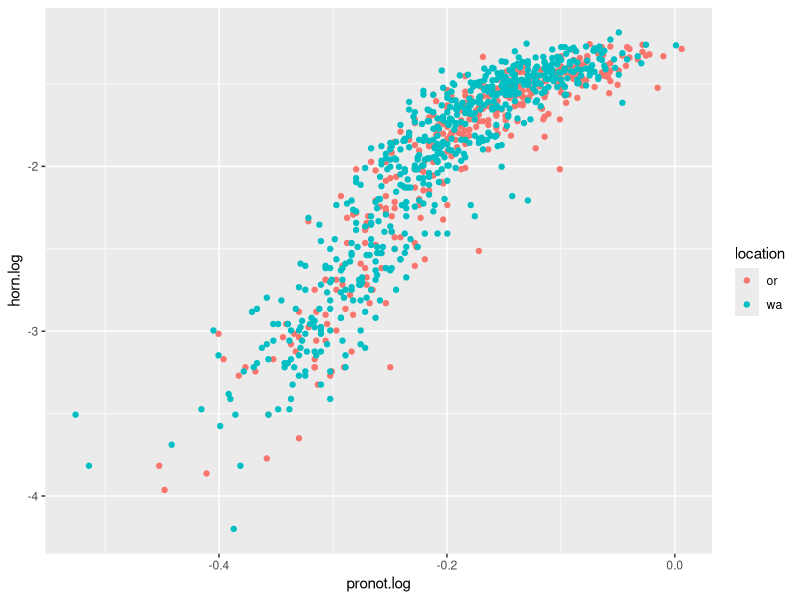
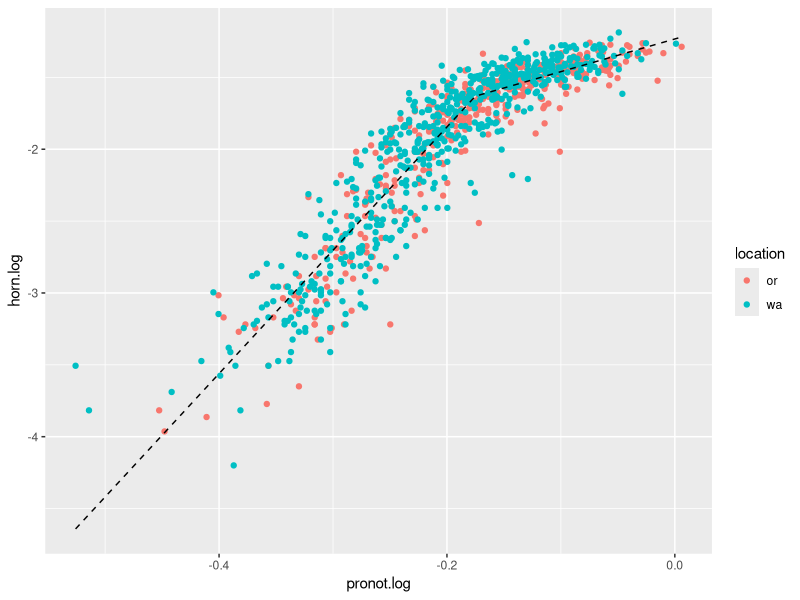
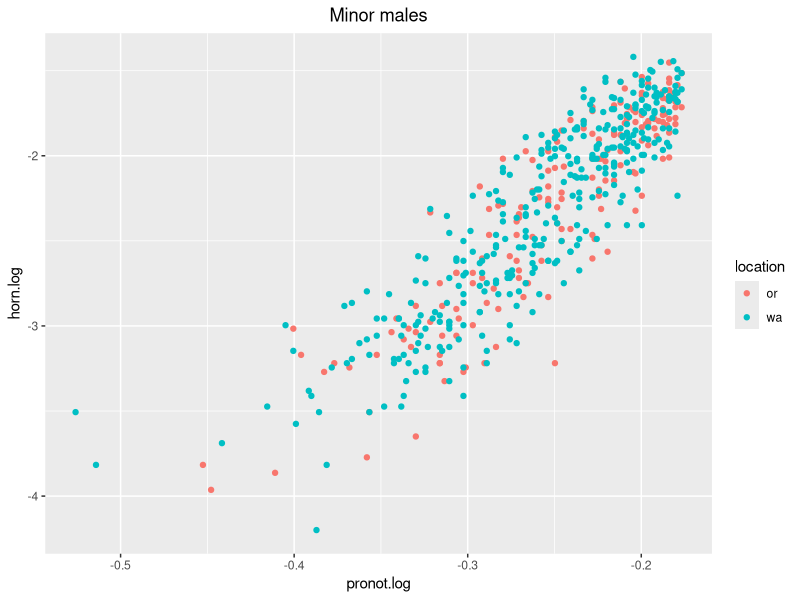
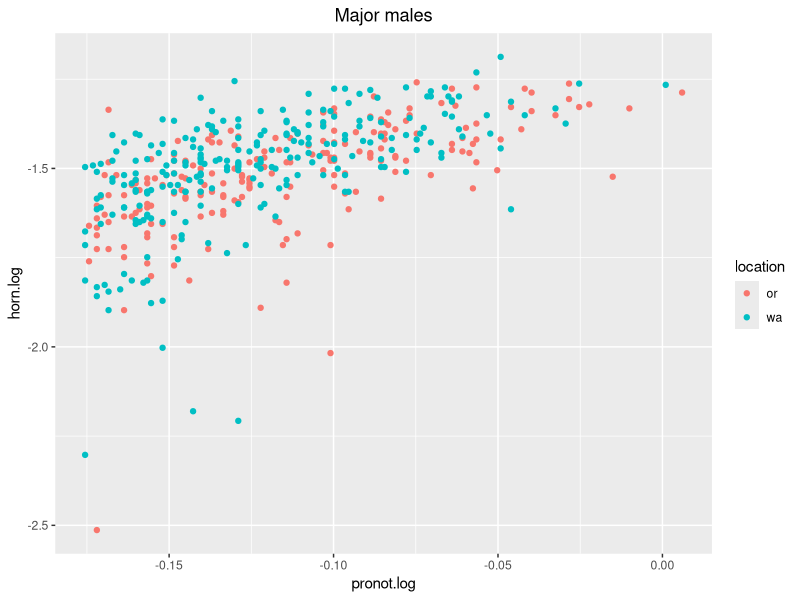
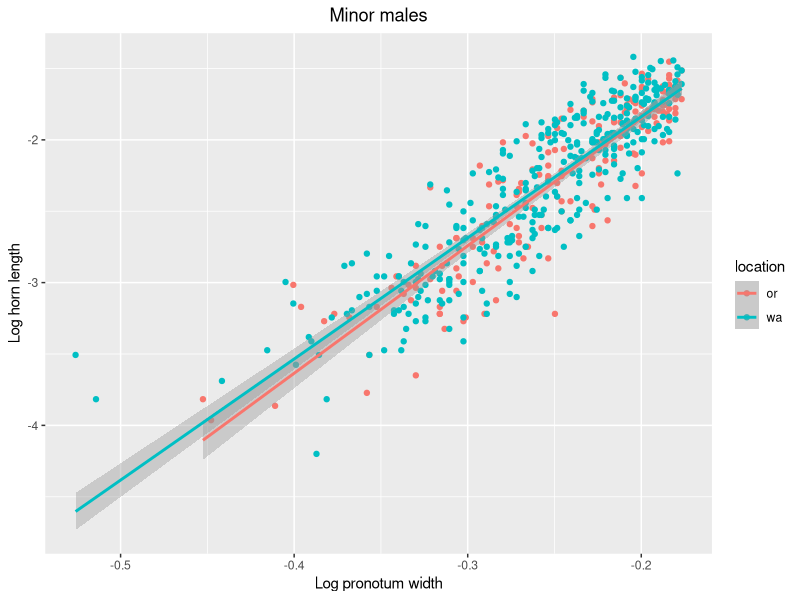
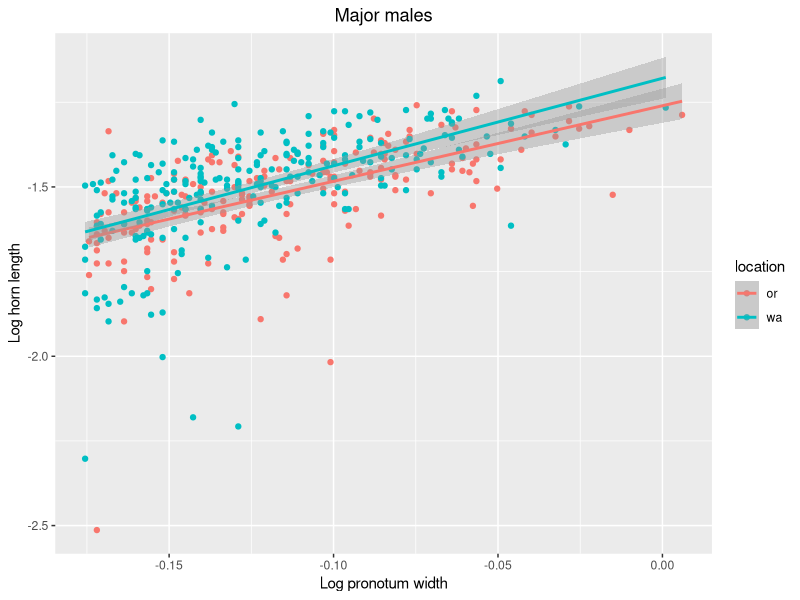

Write the R code that produced these figures, in order.
## ---- chunk 1
knitr::opts_chunk$set(echo = TRUE)
library(ggplot2)
library(segmented)
## ---- chunk 2
dung<- read.table("../data/o_nuchicornis_male_measurements_set1_feb17_2016.csv", header= TRUE , sep= ",")
dung$latitude <- as.factor(dung$latitude)
dung$longitude <- as.factor(dung$longitude)
dung$farm.code <- as.factor(dung$farm.code)
dung$location.code <- as.factor(dung$location.code)
dung$year <- as.factor(dung$year)
dung <-subset(dung, location != "BC")
dung<- dung[order(dung$latitude),]
dung$horn.log<-log(dung$horn.l)
dung$pronot.log<-log(dung$pronot.l)
## ---- chunk 3
ggplot(dung, aes(x=pronot.log, y=horn.log, color=location))+
  geom_point()
## ---- chunk 4
lin.mod<-lm(horn.log~pronot.log, data=dung)
break.mod<-segmented.lm(lin.mod, seg.Z = ~pronot.log, psi=(-0.3))
quad.mod<-lm(horn.log~poly(pronot.log,2), data=dung)
AIC(lin.mod,break.mod,quad.mod)
## ---- chunk 5
break.fit<-fitted(break.mod)
fitted.data<-data.frame(LogPrthx=dung$pronot.log, HornFit=break.fit)
ggplot(dung, aes(x=pronot.log, y=horn.log))+
  geom_point(aes(color=location))+
  geom_line(data=fitted.data, aes(x=LogPrthx, y=HornFit), lty=2)
## ---- chunk 6
break.mod$psi
## ---- chunk 7
low.dung<- subset(dung, pronot.log<(-0.1765592))
high.dung<-subset(dung, pronot.log>(-0.1765592))
## ---- chunk 8
ggplot(low.dung, aes(x=pronot.log, y=horn.log))+
  geom_point(aes(color=location))+
  labs(title="Minor males")+ 
  theme(plot.title = element_text(hjust = 0.5))

ggplot(high.dung, aes(x=pronot.log, y=horn.log))+
  geom_point(aes(color=location))+
  labs(title="Major males")+ 
  theme(plot.title = element_text(hjust = 0.5))
## ---- chunk 9
minor.lin.mod<-lm(horn.log~pronot.log, data=low.dung)
minor.quad.mod<-lm(horn.log~poly(pronot.log,2), data=low.dung)
AIC(minor.lin.mod,minor.quad.mod)


major.lin.mod<-lm(horn.log~pronot.log, data=high.dung)
major.quad.mod<-lm(horn.log~poly(pronot.log,2), data=high.dung)
AIC(major.lin.mod,major.quad.mod)
## ---- chunk 10
summary(lm(data=low.dung, formula=horn.log~location/poly(pronot.log,2)-1))
summary(lm(data=low.dung, formula=horn.log~poly(pronot.log,2)*location))


## ---- chunk 11
minor.model1<-lm(data=low.dung, formula=horn.log~poly(pronot.log,2)+location)
minor.model2<-lm(data=low.dung, formula=horn.log~pronot.log+location)
anova(minor.model1,minor.model2)
## ---- chunk 12
summary(lm(data=high.dung, formula=horn.log~location/poly(pronot.log,2)-1))
summary(lm(data=high.dung, formula=horn.log~poly(pronot.log,2)*location))

## ---- chunk 13
summary(lm(data=high.dung, formula=horn.log~location/pronot.log-1))
summary(lm(data=high.dung, formula=horn.log~pronot.log*location))

## ---- chunk 14
ggplot(low.dung, aes(x=pronot.log, y=horn.log, color=location))+
  geom_point()+
  geom_smooth(method=lm)+
  labs(title="Minor males", x="Log pronotum width", y="Log horn length")+ 
  theme(plot.title = element_text(hjust = 0.5))

ggplot(high.dung, aes(x=pronot.log, y=horn.log, color=location))+
  geom_point()+
  geom_smooth(method=lm)+
  labs(title="Major males",x="Log pronotum width", y="Log horn length")+ 
  theme(plot.title = element_text(hjust = 0.5))
